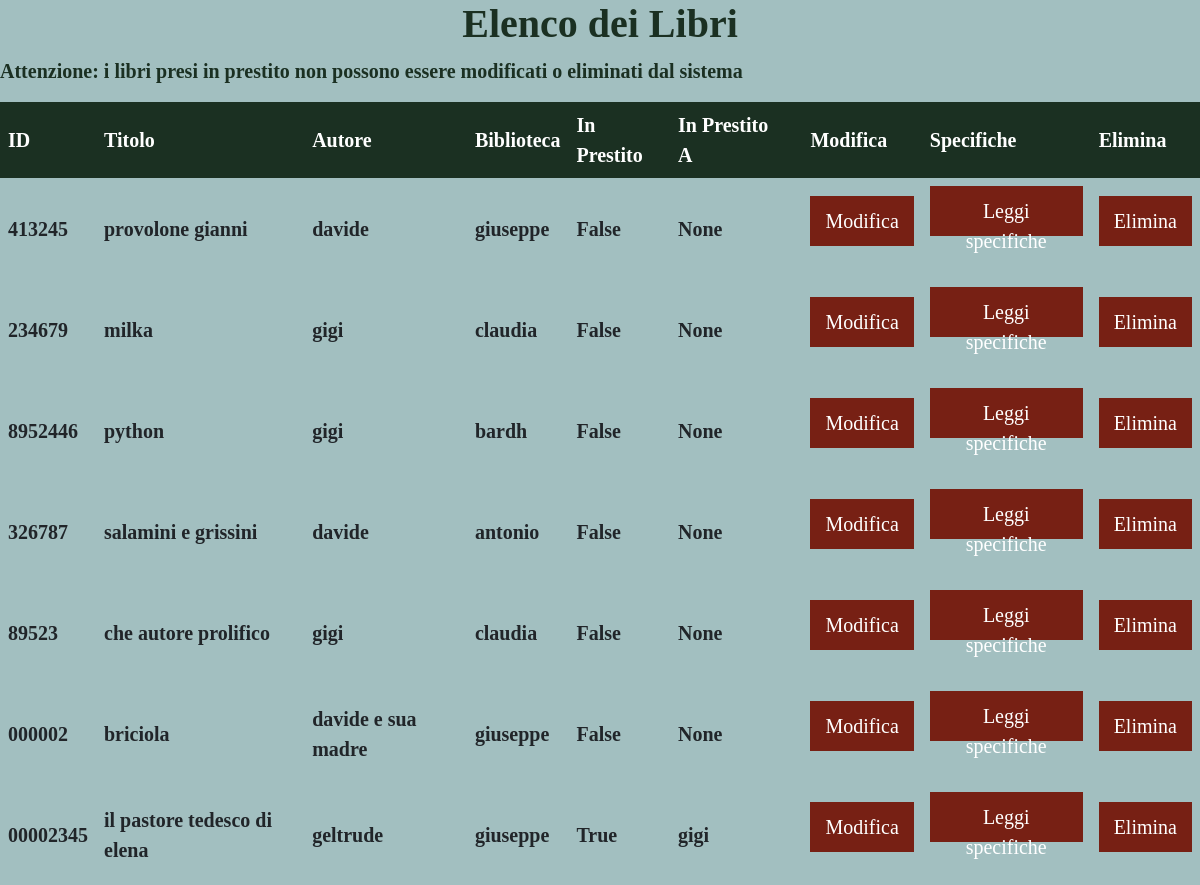
The app's page /visualizza/, older data.
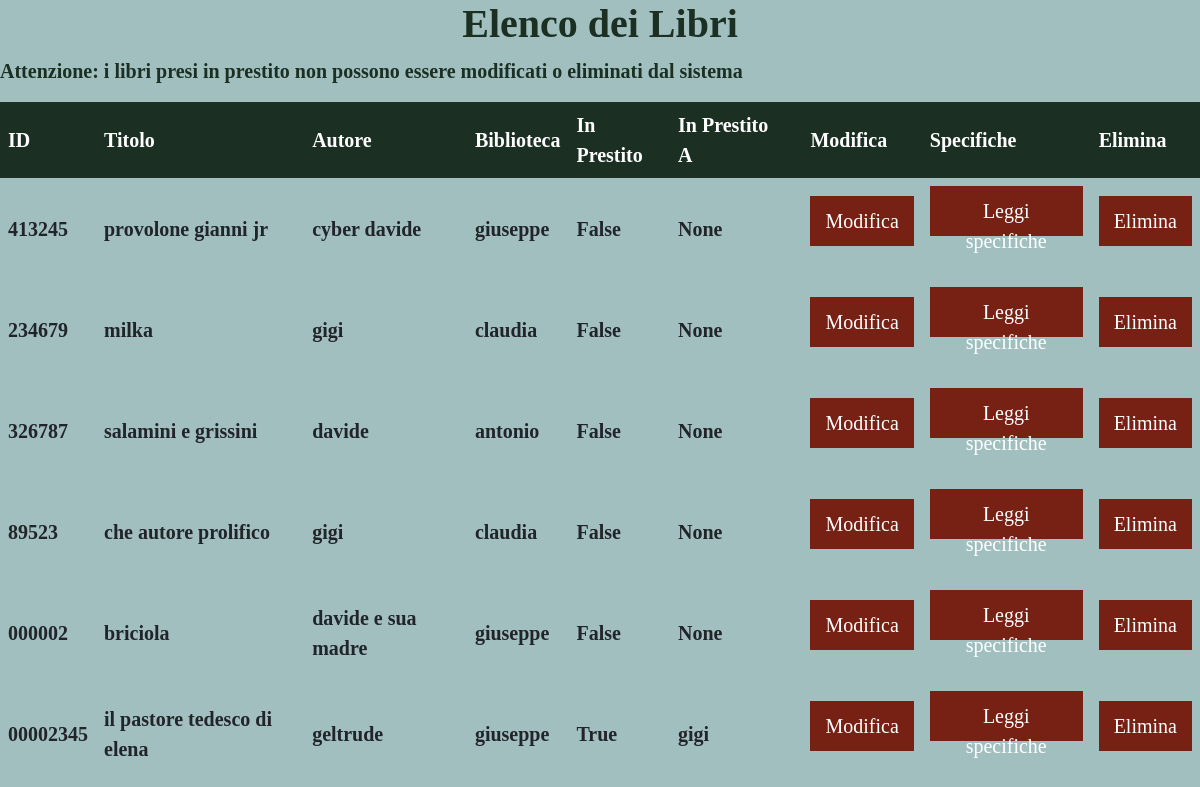
The same page, newer data.
### library/models.py (models this page shows, shortened)
class Book(models.Model):
    book_id = models.CharField(max_length=100, default=None)
    title = models.CharField(max_length=100, default = None)
    author = models.CharField(max_length=100, default = None)
    owned_by = models.ForeignKey(Library, on_delete=models.CASCADE, null=True, related_name='books')
    is_borrowed = models.BooleanField(default=False)
    is_expired = models.BooleanField(default=False)
    borrowed_by = models.ForeignKey(Member, on_delete=models.DO_NOTHING, null=True, default=None)
    class Meta:
        constraints = [
            models.UniqueConstraint(
                fields=['book_id'], name='unique_book_id'
            )
        ]

class Library(models.Model):
    name = models.CharField(max_length=100, default = None, unique = True, primary_key=True)
    """def add_library(self, name):
        library = Library.objects.create(name)
        library.save()

    def add_book(self, book_id, title, author, library):
        book = Book.objects.create(book_id=book_id, title=title, author=author)
        self.library = library
        book.save()
        self.books.add(book)

    def register_member(self, member_id, name, library):
        member = Member.objects.create(member_id=member_id, name=name)
        self.library = library
        member.save()
        self.members.add(member)

    def borrow_book(self, member_id, book_id):
        book = Book.objects.get(book_id=book_id)
        member = Member.objects.get(member_id=member_id)
        member.borrowed_books.add(book)

    def return_book(self, member_id, book_id):
        book = Book.objects.get(book_id=book_id)
        member = Member.objects.get(member_id=member_id)
        member.borrowed_books.remove(book)

    def get_borrowed_books(self, member_id):
        member = Member.objects.get(member_id=member_id)
        return member.borrowed_books.all()

    @staticmethod
    def get_library_of_member(member_id):
        member = Member.objects.get(member_id=member_id)
        library = Library.objects.filter(members=member).first()
        return library"""

class Member(models.Model):
    member_id = models.CharField(max_length=100, default = None)
    name = models.CharField(max_length=100, default = None)
    assigned = models.ForeignKey(Library, on_delete=models.CASCADE, null=True, related_name='members')
    class Meta:
        constraints = [
            models.UniqueConstraint(
                fields=['member_id'], name='unique_member_id'
            )
        ]
    def __str__(self):
        return f"{self.name}"

### library/views.py (the view)
# urls.py: path('visualizza/', views.visualizza, name='visualizza'),
def visualizza(request):
    try:
        libri = Book.objects.all()
        return render(request, 'visualizza.html', {'libri': libri})
    except Exception as e:
        print(f"Something has gone wrong\n{e}")
        return redirect('/')

### library/templates/visualizza.html (shortened to what this page needs)
<!DOCTYPE html>
<html>
<head>
    <link rel="stylesheet" href="https://maxcdn.bootstrapcdn.com/bootstrap/4.0.0/css/bootstrap.min.css">
    {% load static %}
    <link rel="stylesheet" type="text/css" href="{% static 'css/library.css' %}">
</head>
<body>
    <h1>Elenco dei Libri</h1>
    <p>Attenzione: i libri presi in prestito non possono essere modificati o eliminati dal sistema</p>
    <table>
        <thead>
            <tr>
                <th>ID</th>
                <th>Titolo</th>
                <th>Autore</th>
                <th>Biblioteca</th>
                <th>In Prestito</th>
                <th>In Prestito A</th>
                <th></th>
                <th>Modifica</th>
                <th>Specifiche</th>
                <th>Elimina</th>
            </tr>
        </thead>
        <tbody>
            {% for libro in libri %}
            <form method="post" action="/function_books/">
                <tr>
                    <td>{{ libro.book_id }}</td>
                    <td>{{ libro.title }}</td>
                    <td>{{ libro.author }}</td>
                    <td>{{ libro.owned_by.name }}</td>
                    <td>{{ libro.is_borrowed }}</td>
                    <td>{{ libro.borrowed_by }}</td>
                        <td>
                        </td>
                    <td><div class="form-group">
                        <button name="type" value="modify" type="submit">Modifica</button>
                    </div></td>
                    <td><div class="form-group">
                        <button name="type" value="read" type="submit">Leggi specifiche</button>
                    </div></td>
                    <td><div class="form-group">
                        <button name="type" value="delete" type="submit">Elimina</button>
                    </div></td>
                </tr>
            </form>
            {% endfor %}
        </tbody>
    </table>
    </body>
</html>

### library/static/css/library.css (style rules this page uses)
body { font-family: Garamond, serif; font-size: 20px; font-weight: bold; background-color: #a2bfc0; background-image: url(); background-repeat: no-repeat; background-attachment:fixed; }
h1, h2, h3 { text-align: center; color: #1B3022; font-weight: bold; font-size: 40px; }
p { color: #1B3022; font-weight: bold; font-size: 20px; }
.form-group { margin-bottom: 15px; }
.form-group button { padding: 10px 15px; height: 50px; background-color: #772014; color: white; border: none; cursor: pointer; }
table { width: 100%; border-collapse: collapse; empty-cells: hide; }
th, td { padding: 8px; text-align: left; }
th { background-color: #1B3022; color: white; }

Row changes from the older to the newer data that the page shows:
removed Book: book_id "8952446", title "python", author "gigi", owned_by.name "bardh", is_borrowed "False", borrowed_by "None"
changed Book: title "provolone gianni" → "provolone gianni jr"; author "davide" → "cyber davide"
